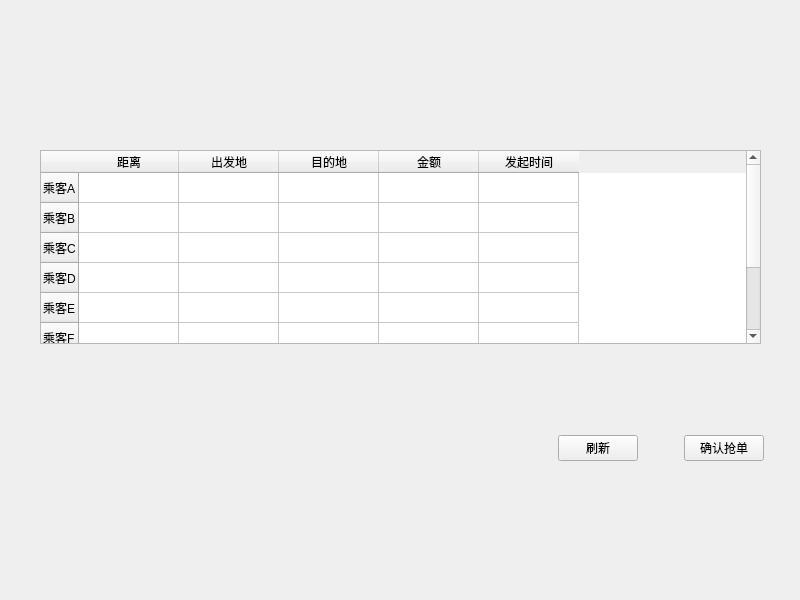
<?xml version="1.0" encoding="UTF-8"?>
<ui version="4.0">
 <class>driver</class>
 <widget class="QWidget" name="driver">
  <property name="geometry">
   <rect>
    <x>0</x>
    <y>0</y>
    <width>800</width>
    <height>600</height>
   </rect>
  </property>
  <property name="windowTitle">
   <string>Form</string>
  </property>
  <widget class="QWidget" name="">
   <property name="geometry">
    <rect>
     <x>0</x>
     <y>150</y>
     <width>801</width>
     <height>194</height>
    </rect>
   </property>
   <layout class="QHBoxLayout" name="horizontalLayout">
    <item>
     <spacer name="horizontalSpacer">
      <property name="orientation">
       <enum>Qt::Horizontal</enum>
      </property>
      <property name="sizeType">
       <enum>QSizePolicy::Preferred</enum>
      </property>
      <property name="sizeHint" stdset="0">
       <size>
        <width>40</width>
        <height>20</height>
       </size>
      </property>
     </spacer>
    </item>
    <item>
     <widget class="QTableWidget" name="tableWidget">
      <row>
       <property name="text">
        <string>乘客A</string>
       </property>
      </row>
      <row>
       <property name="text">
        <string>乘客B</string>
       </property>
      </row>
      <row>
       <property name="text">
        <string>乘客C</string>
       </property>
      </row>
      <row>
       <property name="text">
        <string>乘客D</string>
       </property>
      </row>
      <row>
       <property name="text">
        <string>乘客E</string>
       </property>
      </row>
      <row>
       <property name="text">
        <string>乘客F</string>
       </property>
      </row>
      <row>
       <property name="text">
        <string>乘客G</string>
       </property>
      </row>
      <row>
       <property name="text">
        <string>乘客H</string>
       </property>
      </row>
      <column>
       <property name="text">
        <string>距离</string>
       </property>
      </column>
      <column>
       <property name="text">
        <string>出发地</string>
       </property>
      </column>
      <column>
       <property name="text">
        <string>目的地</string>
       </property>
      </column>
      <column>
       <property name="text">
        <string>金额</string>
       </property>
      </column>
      <column>
       <property name="text">
        <string>发起时间</string>
       </property>
      </column>
     </widget>
    </item>
    <item>
     <spacer name="horizontalSpacer_2">
      <property name="orientation">
       <enum>Qt::Horizontal</enum>
      </property>
      <property name="sizeType">
       <enum>QSizePolicy::Preferred</enum>
      </property>
      <property name="sizeHint" stdset="0">
       <size>
        <width>40</width>
        <height>20</height>
       </size>
      </property>
     </spacer>
    </item>
   </layout>
  </widget>
  <widget class="QWidget" name="">
   <property name="geometry">
    <rect>
     <x>3</x>
     <y>430</y>
     <width>801</width>
     <height>37</height>
    </rect>
   </property>
   <layout class="QHBoxLayout" name="horizontalLayout_2">
    <item>
     <spacer name="horizontalSpacer_4">
      <property name="orientation">
       <enum>Qt::Horizontal</enum>
      </property>
      <property name="sizeHint" stdset="0">
       <size>
        <width>40</width>
        <height>20</height>
       </size>
      </property>
     </spacer>
    </item>
    <item>
     <widget class="QPushButton" name="pushButton">
      <property name="text">
       <string>刷新</string>
      </property>
     </widget>
    </item>
    <item>
     <spacer name="horizontalSpacer_3">
      <property name="orientation">
       <enum>Qt::Horizontal</enum>
      </property>
      <property name="sizeType">
       <enum>QSizePolicy::Preferred</enum>
      </property>
      <property name="sizeHint" stdset="0">
       <size>
        <width>40</width>
        <height>20</height>
       </size>
      </property>
     </spacer>
    </item>
    <item>
     <widget class="QPushButton" name="pushButton_2">
      <property name="text">
       <string>确认抢单</string>
      </property>
     </widget>
    </item>
    <item>
     <spacer name="horizontalSpacer_5">
      <property name="orientation">
       <enum>Qt::Horizontal</enum>
      </property>
      <property name="sizeType">
       <enum>QSizePolicy::Preferred</enum>
      </property>
      <property name="sizeHint" stdset="0">
       <size>
        <width>40</width>
        <height>20</height>
       </size>
      </property>
     </spacer>
    </item>
   </layout>
  </widget>
 </widget>
 <resources/>
 <connections/>
</ui>
